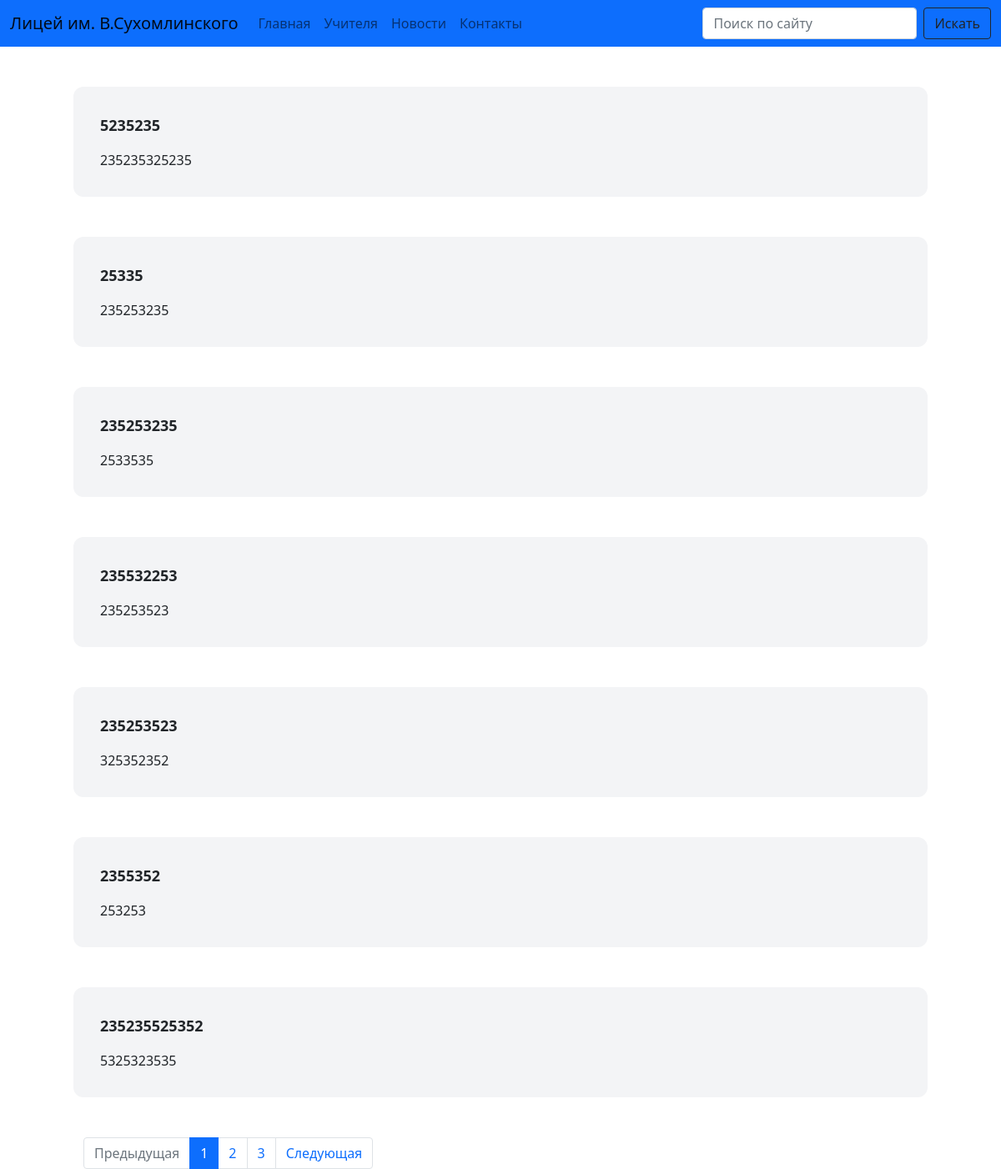
The app's page /posts/, older data.
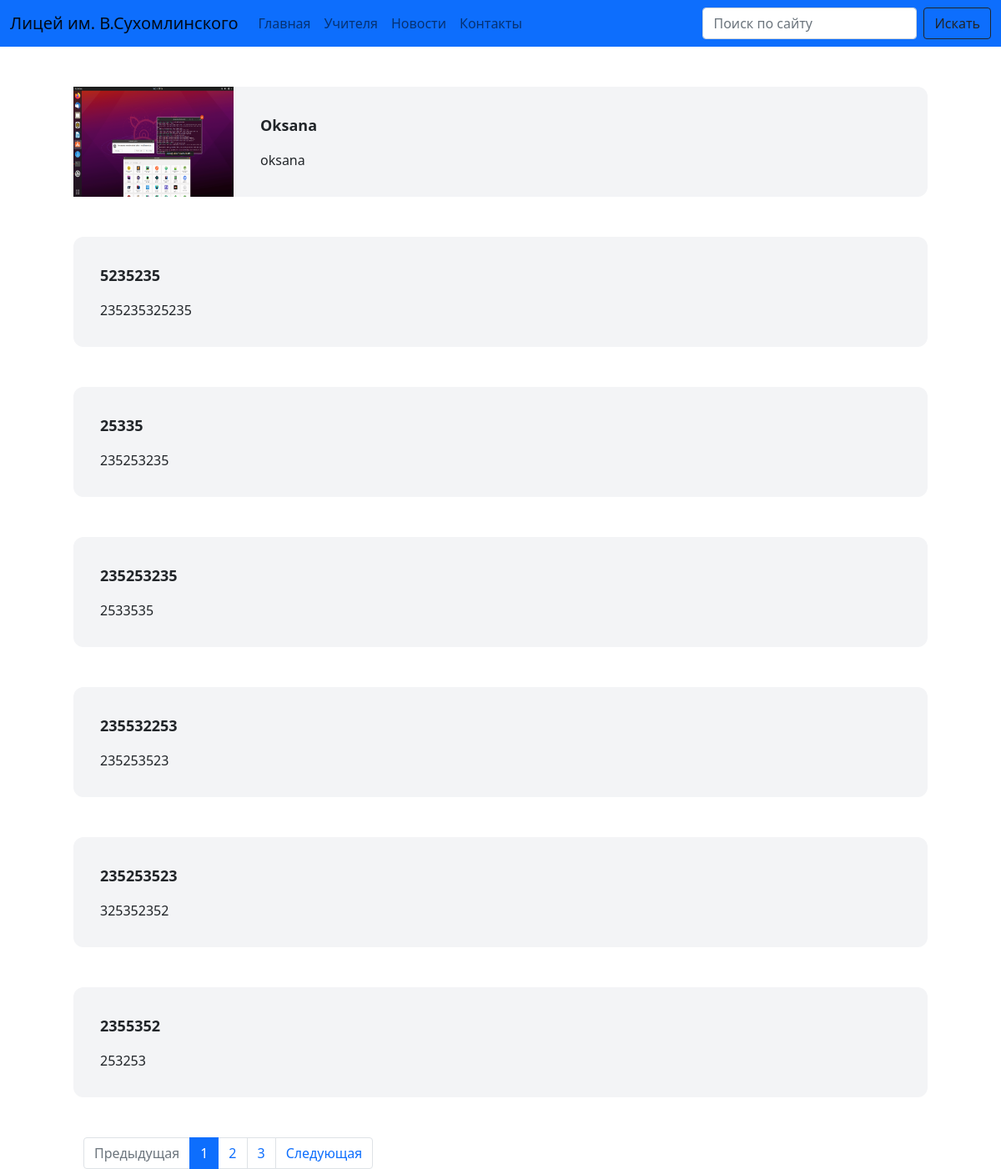
The same page, newer data.
### posts/models.py (models this page shows, shortened)
class Post(models.Model):
    title = models.CharField(max_length=255, verbose_name="Название поста")
    text = models.TextField(verbose_name="Текст поста")
    image = models.ImageField(blank=True, null=True, verbose_name="Картинка поста")
    timestamp = models.DateTimeField(auto_now_add=True)
    slug = models.SlugField(verbose_name="URL", null=True, blank=True)
    class Meta:
        ordering = ['-timestamp']
        verbose_name = 'Пост'
        verbose_name_plural = 'Посты'

### posts/views.py (the view)
# urls.py: path('posts/', views.posts_list, name='posts'),
def posts_list(request):
    search_query = request.GET.get('search', '')
    if search_query and search_query != '':
        posts = Post.objects.filter(Q(title__icontains=search_query) | Q(text__icontains=search_query))
    else:
        posts = Post.objects.all()
    paginator = Paginator(posts, 7)
    page_number = request.GET.get('page', 1)
    page = paginator.get_page(page_number)
    is_paginated = page.has_other_pages()
    if page.has_previous():
        previous_url = '?page={}'.format(page.previous_page_number())
    else:
        previous_url = ''
    if page.has_next():
        next_url = '?page={}'.format(page.next_page_number())
    else:
        next_url = ''
    context = {
        'page_object': page,
        'is_paginated': is_paginated,
        'next_url': next_url,
        'previous_url': previous_url
    }
    return render(request, 'posts/home.html', context)

### posts/templates/posts/home.html (shortened to what this page needs)
{% extends "main/base.html" %}
{% load i18n %}
{% block content %}
<div class="container">
    {% for post in page_object.object_list %}
    <div class="row my-5">
    <figure class="md:flex bg-gray-100 rounded-xl p-8 md:p-0">
      {% if post.image %}
      <img class="w-32 h-32 md:w-48 md:h-auto md:rounded-none rounded-full" src="{{ post.image.url }}" alt="" width="384" height="512">
      {% endif %}
      <div class="pt-6 md:p-8 space-y-4">
        <blockquote>
          <p class="text-lg font-semibold">
            {{ post.title }}
          </p>
        </blockquote>
        <figcaption class="font-medium">
          <div class="text-cyan-600">
            {{ post.text|truncatewords:20 }}
          </div>
            </figcaption>
      </div>
      </div>
{% endfor %}
{% if is_paginated %}
<nav aria-label="...">
  <ul class="pagination">
    <li class="page-item {% if not previous_url %}disabled{% endif %}">
      <a class="page-link" href="{{ previous_url }}" tabindex="-1">Предыдущая
      </a>
    </li>
    {% for n in page_object.paginator.page_range %}
    {% if page_object.number == n %}
    <li class="page-item active">
      <a class="page-link" href="?page={{ n }}">{{ n }} <span class="sr-only">(current)</span></a>
    </li>
    {% elif n > page_object.number|add:-3 and n < page_object.number|add:3%}
    <li class="page-item">
      <a class="page-link" href="?page={{ n }}">{{ n }}</a>
    </li>
    {% endif %}
    {% endfor %}
    <li class="page-item {% if not next_url %}disabled{% endif %}">
      <a class="page-link" href="{{ next_url }}">Следующая</a>
    </li>
  </ul>
</nav>
{% endif %}
{% endblock content %}

Row changes from the older to the newer data that the page shows:
no longer on this page (row unchanged): Post: title "235235525352", text "5325323535"
added Post: image (picture), title "Oksana", text "oksana"
